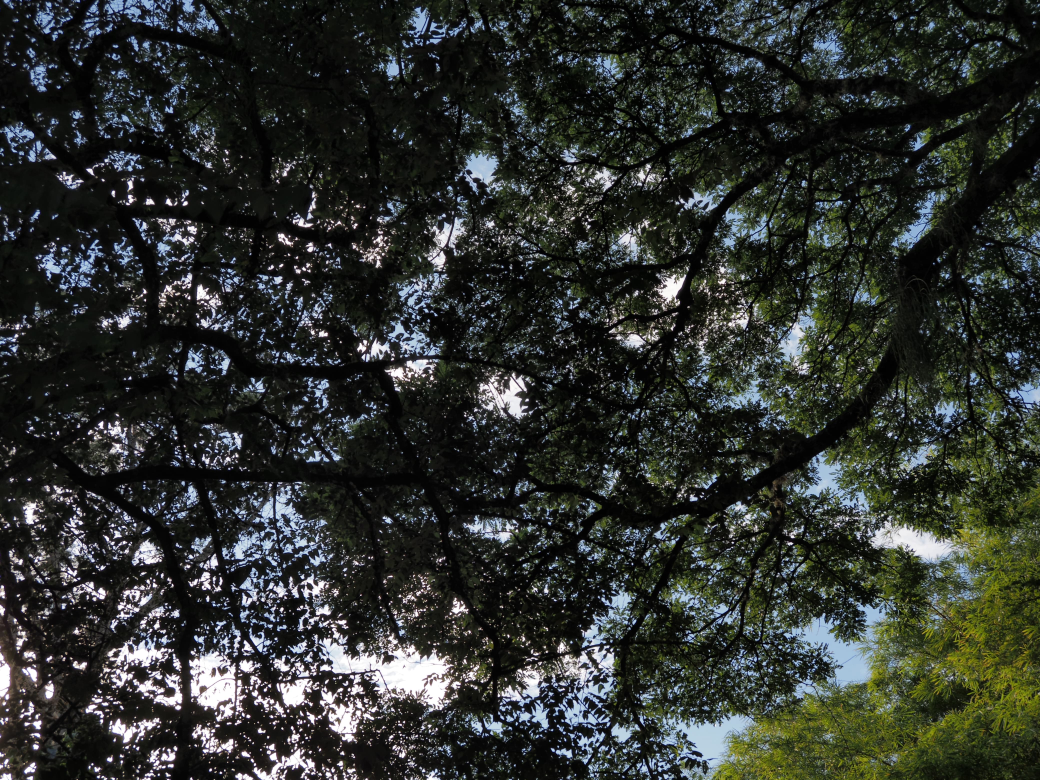
#> input picture assets/arboles.jpg, 4160 x 3120 px (shown at 1/4 size)
$ python -i generar.py   (imports and definitions only)
#> lines starting #> are read from the running program, lines starting #| are printed output that depends on the picture
"""
SQ — ilustración panorámica para el interior de una caja (Parte 1 + Lomo + Parte 2).

Lienzo: 56,7 x 35,1 cm a 300 dpi (incluye 0,5 cm de sangrado por lado).
  Áreas de corte según las guías del montaje (ver TRIM_*):
  Parte 1: 0,5   – 27,4 cm  -> número 29 construido con cuadrados (fondo blanco)
  Lomo   : 27,85 – 29,05 cm -> continuación del paisaje
  Parte 2: 29,6  – 56,2 cm  -> paisaje con recortes cuadrados blancos

Unidad gráfica: el cuadrado. No se dibuja ningún círculo.
Uso:
  python3 generar.py arboles   -> foto de los árboles en alta resolución (output/arboles/)
  python3 generar.py paisaje   -> ilustración puntillista del valle (output/paisaje/)
  python3 generar.py           -> ambas
"""
import sys, os
import numpy as np
from PIL import Image, ImageFilter, ImageEnhance, ImageDraw
from scipy.ndimage import distance_transform_edt, gaussian_filter, zoom

RNG = np.random.default_rng(29)
DPI = 300
PX_CM = DPI / 2.54

def cm(v):
    return int(round(v * PX_CM))

# Medidas del documento (guías rosadas del montaje): 56,7 x 35,1 cm con 0,5 cm de sangrado.
W, H = cm(56.7), cm(35.1)
# Áreas de corte medidas sobre las guías: Parte 1, lomo y Parte 2 (cm desde la izquierda)
TRIM_P1, TRIM_LOMO, TRIM_P2 = (0.5, 27.4), (27.85, 29.05), (29.6, 56.2)
P1_END, LOMO_END = cm(TRIM_P1[1]), cm(TRIM_P2[0])
BLEED = cm(0.5)
PAPER = np.array([251, 250, 246], np.float32)       # blanco papel (Parte 1)
CUT_WHITE = np.array([250, 248, 242], np.float32)   # recorte blanco
CUT_CREAM = np.array([241, 235, 220], np.float32)   # recorte crema
MARK = 4  # tamaño de la marca puntillista (px a 300 dpi ≈ 0,34 mm), cuadrada

# Versiones. STYLE "foto": la fotografía en alta resolución, sin reinterpretar.
#            STYLE "puntillista": reinterpretación con marcas cuadradas y grano de impresión.
VERSIONS = {
    "arboles": dict(SRC="assets/arboles.jpg", STYLE="foto"),
    "paisaje": dict(SRC="assets/paisaje.jpg", STYLE="puntillista"),
}
# [4 lines not run here, left out]
VERSION = sys.argv[1]
# [1 line that did not run here, left out]
OUT = f"output/{VERSION}"
# [1 line not run here, left out]
TRANSPARENT = True  # los espacios blancos se exportan sin fondo (PNG con transparencia)

# ---------------------------------------------------------------------------
# 1. Paisaje puntillista (marcas cuadradas, textura de impresión artesanal)
# ---------------------------------------------------------------------------
def stylize(img, out_w, out_h):
    """Reinterpreta una foto como ilustración de marcas pequeñas y planos de color."""
    ww, wh = out_w // MARK, out_h // MARK
    im = img.resize((ww, wh), Image.LANCZOS)
    # simplificar formas: suavizado que conserva bordes + filtro modal
    for _ in range(2):
        im = im.filter(ImageFilter.MedianFilter(5))
    im = ImageEnhance.Color(im).enhance(1.45)
    im = ImageEnhance.Contrast(im).enhance(1.12)
    # paleta reducida tipo tintas de impresión
    q = im.quantize(colors=18, method=Image.Quantize.MEDIANCUT, dither=Image.Dither.NONE)
    q = q.filter(ImageFilter.ModeFilter(5))
    base = np.asarray(q.convert("RGB"), np.float32)

    # desplazar la paleta hacia verdes / azules / amarillos con acentos cálidos
    r, g, b = base[..., 0], base[..., 1], base[..., 2]
    lum = (0.3 * r + 0.59 * g + 0.11 * b) / 255.0
    green = (g > r) & (g > b)
    base[..., 1] = np.where(green, g * 1.04, g)
    base[..., 0] = np.where(green & (lum > 0.45), r * 1.08, r)  # verdes claros -> amarillentos
    sky = (b >= g) & (lum > 0.45)
    base[..., 2] = np.where(sky, b * 1.05, b)

    h, w = base.shape[:2]
    out = base.copy()
    # mezcla puntillista: algunas marcas toman el color de una vecina cercana
    for k in range(3):
        dy = RNG.integers(-3, 4, size=(h, w))
        dx = RNG.integers(-3, 4, size=(h, w))
        yy = np.clip(np.arange(h)[:, None] + dy, 0, h - 1)
        xx = np.clip(np.arange(w)[None, :] + dx, 0, w - 1)
        pick = RNG.random((h, w)) < 0.16
        out[pick] = base[yy, xx][pick]
    # variación de tinta por marca
    out += RNG.normal(0, 7, out.shape).astype(np.float32)
    out *= (1 + RNG.normal(0, 0.05, (h, w, 1))).astype(np.float32)
    # papel visible entre marcas (más en zonas claras)
    lum = (0.3 * out[..., 0] + 0.59 * out[..., 1] + 0.11 * out[..., 2]) / 255.0
    p_paper = 0.015 + 0.12 * np.clip(lum, 0, 1) ** 2
    gap = RNG.random((h, w)) < p_paper
    out[gap] = out[gap] * 0.25 + PAPER * 0.75
    # marcas oscuras dispersas (grano de impresión)
    dark = RNG.random((h, w)) < 0.035
    out[dark] *= 0.72
    out = np.clip(out, 0, 255)

    full = np.repeat(np.repeat(out, MARK, 0), MARK, 1)
    pad_h, pad_w = out_h - full.shape[0], out_w - full.shape[1]
    full = np.pad(full, ((0, pad_h), (0, pad_w), (0, 0)), mode="edge")
    # máscara de las marcas de papel (puntos blancos del puntillismo), a tamaño final
    g = np.repeat(np.repeat(gap, MARK, 0), MARK, 1)
    stylize.last_gap = np.pad(g, ((0, pad_h), (0, pad_w)), mode="edge")
    return full


# [1 line not run here, left out]
# [1 line that did not run here, left out]

# Imagen a sangre en todo el lienzo (escala "cover" + recorte centrado)
# [1 line that did not run here, left out]
# [1 line that did not run here, left out]
# [1 line that did not run here, left out]
# [1 line that did not run here, left out]

# [5 lines that did not run here, left out]
# los cuadrados del 29 muestran la imagen que hay "debajo" del papel
# [1 line that did not run here, left out]
# [6 lines that did not run here, left out]

# Distribución aprobada (posiciones del 29, dispersión, huecos y recortes):
# se restaura el estado aleatorio con el que se generó, para que cambiar
# la imagen no mueva ningún cuadrado.
import json
# [1 line not run here, left out]

# ---------------------------------------------------------------------------
# 2. Lienzo base: papel blanco en Parte 1, paisaje desde la intrusión hacia la derecha
# ---------------------------------------------------------------------------
canvas = np.empty((H, W, 3), np.float32)
canvas[:] = PAPER
alpha = np.zeros((H, W), bool)  # True = imagen, False = blanco / transparente
src_map = np.zeros((H, W), np.uint8)  # 1 = paisaje, 2 = fragmentos del 29

# Retícula del 29
CELL = cm(1.15)  # un poco más pequeño que la versión anterior (1,26 cm)
glyph_2 = [
    "..XXXXXX..",
    ".XXXXXXXXX",
    "XXX....XXX",
    "XX......XX",
    "........XX",
    "......XXX.",
    "....XXXX..",
    "..XXXX....",
    ".XXX......",
    "XXXXXXXXXX",
    "XXXXXXXXXX",
]
glyph_9 = [
    ".XXXXXXXX.",
    "XXXXXXXXXX",
    "XX......XX",
    "XX......XX",
    "XX......XX",
    "XXXXXXXXXX",
    ".XXXXXXXXX",
    "........XX",
    "........XX",
    "XXXXXXXXXX",
    "XXXXXXXXX.",
]
GH = len(glyph_2)
NUM_ROWS = GH + 1 + GH  # 2 arriba, 9 abajo (según boceto)
num_left = cm((TRIM_P1[0] + TRIM_P1[1]) / 2) - 5 * CELL  # centrado en la Parte 1
num_top = (H - NUM_ROWS * CELL) // 2
MAX_COL = int((P1_END - num_left) // CELL)  # última columna completa dentro de la Parte 1

C0 = -int(np.ceil(num_left / CELL)) - 1
R0 = -int(np.ceil(num_top / CELL)) - 1
ncols = MAX_COL - C0
nrows = NUM_ROWS - 2 * R0
shape = np.zeros((nrows, ncols), bool)
# [6 lines not run here, left out]

dist = distance_transform_edt(~shape)  # distancia (en celdas) al número

# borde del paisaje escalonado e irregular (entra en la Parte 1)
edge = []
e = MAX_COL - 1
# [11 lines not run here, left out]
# [1 line that did not run here, left out]
alpha[:, P1_END:] = True
src_map[:, P1_END:] = 1

squares = []  # (x0, y0, size, source)
# [55 lines not run here, left out]

# ---------------------------------------------------------------------------
# 3. Parte 2: recortes cuadrados blancos / crema concentrados en el centro
# ---------------------------------------------------------------------------
# Recortes aprobados (assets/recortes_parte2.json, en el lienzo anterior de 58,5 cm).
# Se reubican proporcionalmente en la nueva Parte 2 y se descartan los que tocan el margen.
import json
OLD_P2 = (cm(30.8), cm(58.0))
NEW_P2 = (cm(TRIM_P2[0]), cm(TRIM_P2[1]))
REMOVED = {(6690, 1813, 77)}  # recorte pegado al margen derecho (pedido de borrar)
placed = []
# [27 lines not run here, left out]
canvas = np.clip(canvas, 0, 255).astype(np.uint8)

# ---------------------------------------------------------------------------
# 4b. Hojas tamaño carta con la ilustración completa (sin 29, sin recortes, sin blancos)
# ---------------------------------------------------------------------------
# Zonas elegidas sobre el montaje (cm desde la esquina superior izquierda del documento).
CARTA_W, CARTA_H = cm(21.59), cm(27.94)  # 8,5 x 11 in
CARTAS = {
    "carta_1_izquierda": (13.52, 0.0),  # 13,52 – 35,11 cm (cruza el lomo)
    "carta_2_derecha": (56.7 - 21.59, 0.0),                     # 35,11 – 56,70 cm
}
# [8 lines not run here, left out]

# ---------------------------------------------------------------------------
# 5. Exportación
# ---------------------------------------------------------------------------
img = Image.fromarray(canvas, "RGB")  # versión sobre blanco
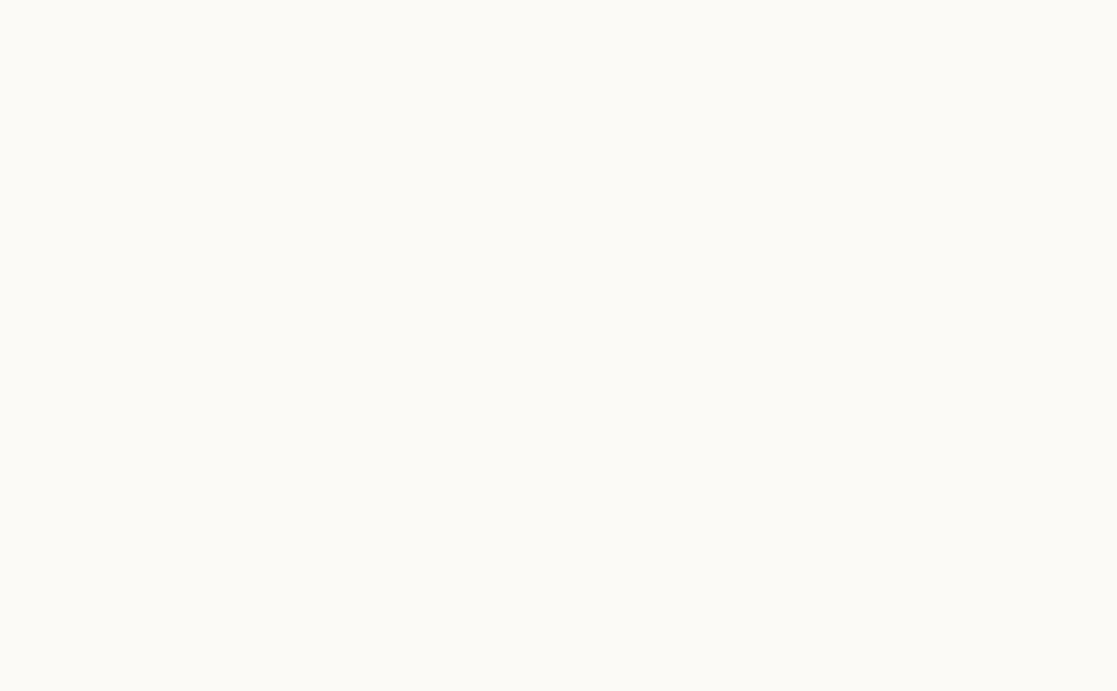
#> img: PIL image 6697x4146 RGB (shown at 1/6 size); mean R, G, B 251, 250, 246
# [16 lines not run here, left out]

prev = img.resize((2400, int(2400 * H / W)), Image.LANCZOS)
# [1 line not run here, left out]

# guías (solo referencia, no imprimir): sangrado, pliegues, área segura
g = prev.copy()
d = ImageDraw.Draw(g)
k = 2400 / W
def vline(x, color, dash=False):
    X = x * k
    if dash:
        for y in range(0, g.height, 14):
            d.line([(X, y), (X, y + 7)], fill=color, width=2)
    else:
        d.line([(X, 0), (X, g.height)], fill=color, width=2)
b = BLEED * k
# [5 lines not run here, left out]

>>> import cv2
>>> picture = cv2.imread('assets/arboles.jpg', cv2.IMREAD_GRAYSCALE)
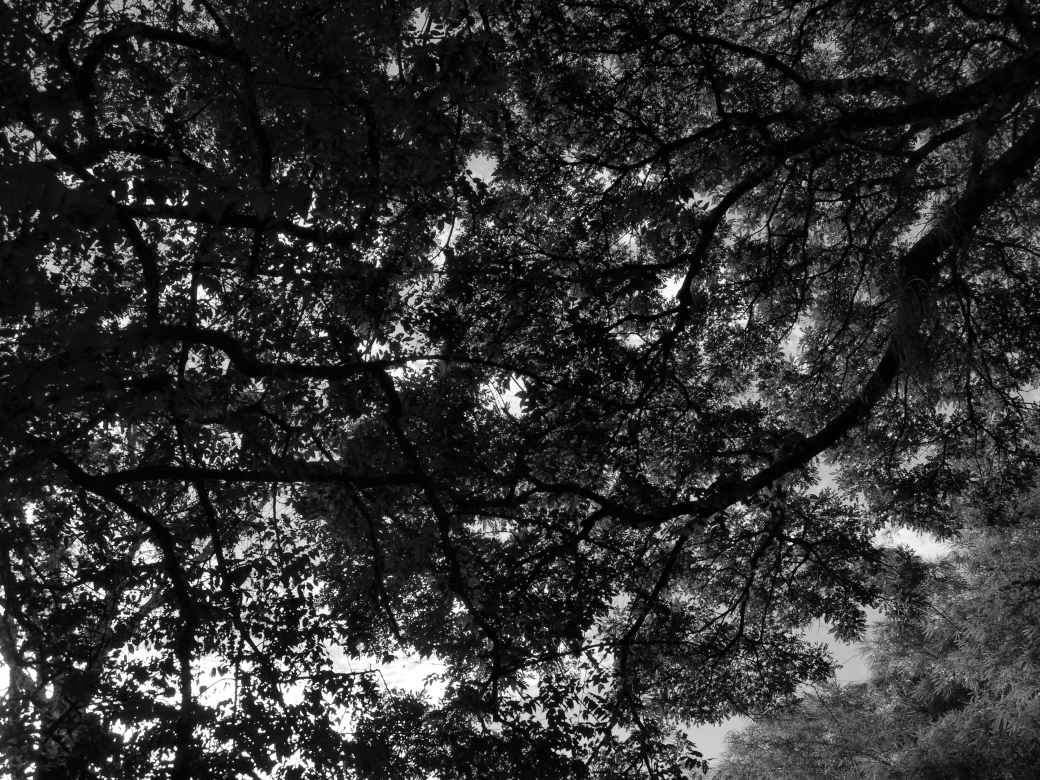
#> picture: shape (3120, 4160) (shown at 1/4 size); min 0, max 255, mean 49.5
>>> result = stylize(picture, 'out.png', 'out1.png')
#> (the run stopped early here; a loop or call above may not have finished)

$ run again, on assets/boceto_29.jpg
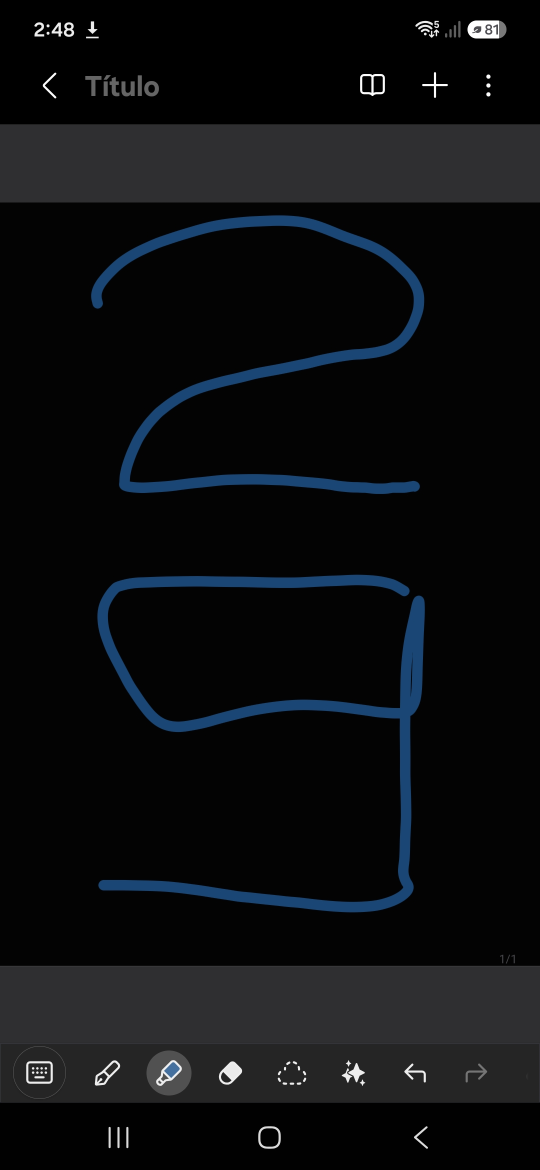
#> input picture assets/boceto_29.jpg, 1080 x 2340 px (shown at 1/2 size)
#> `picture = cv2.imread('assets/arboles.jpg', cv2.IMREAD_GRAYSCALE)`:
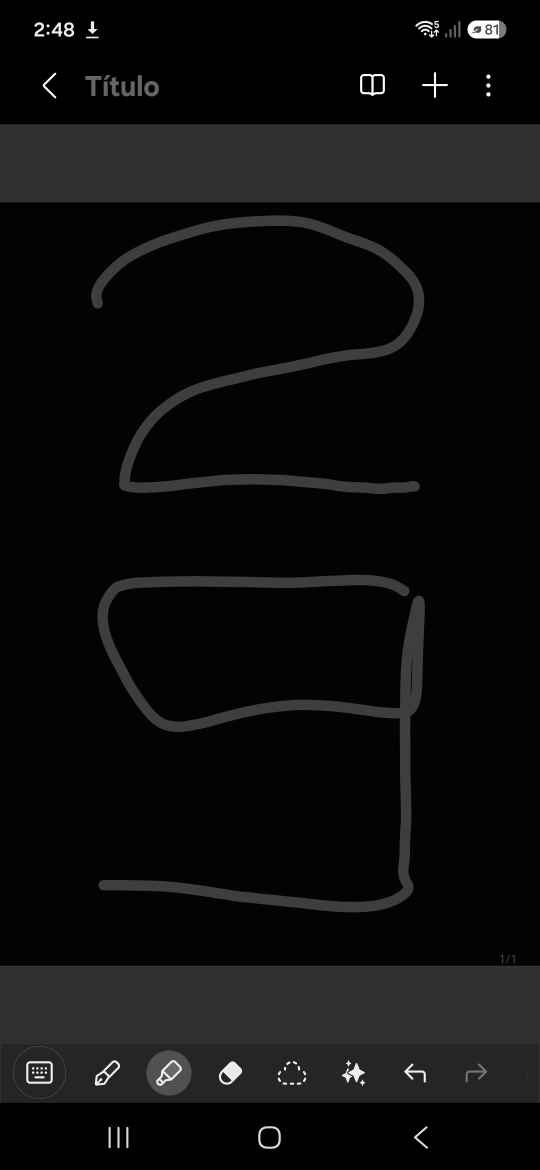
#> picture: shape (2340, 1080) (shown at 1/2 size); min 0, max 255, mean 13.9
